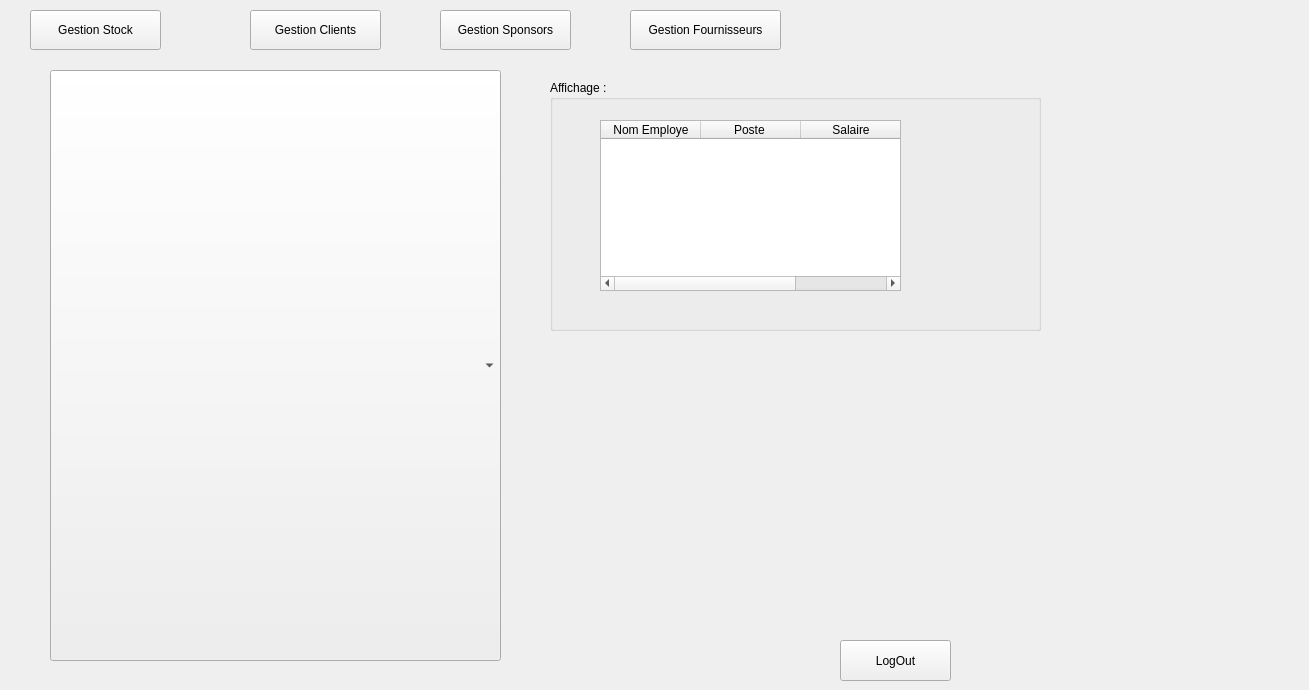
    <widget class="QWidget" name="page_3">
     <widget class="QPushButton" name="btnGestionStock_Page_Employes">
      <property name="geometry">
       <rect>
        <x>30</x>
        <y>10</y>
        <width>131</width>
        <height>40</height>
       </rect>
      </property>
      <property name="text">
       <string>Gestion Stock</string>
      </property>
     </widget>
     <widget class="QPushButton" name="btnGestionClients_Page_Employes">
      <property name="geometry">
       <rect>
        <x>250</x>
        <y>10</y>
        <width>131</width>
        <height>40</height>
       </rect>
      </property>
      <property name="text">
       <string>Gestion Clients</string>
      </property>
     </widget>
     <widget class="QLineEdit" name="lineEdit_16">
      <property name="geometry">
       <rect>
        <x>360</x>
        <y>110</y>
        <width>113</width>
        <height>31</height>
       </rect>
      </property>
     </widget>
     <widget class="QPushButton" name="btnGestionSponsors_Page_Employes">
      <property name="geometry">
       <rect>
        <x>440</x>
        <y>10</y>
        <width>131</width>
        <height>40</height>
       </rect>
      </property>
      <property name="text">
       <string>Gestion Sponsors</string>
      </property>
     </widget>
     <widget class="QPushButton" name="btnGestionFournisseurs_Page_Employes">
      <property name="geometry">
       <rect>
        <x>630</x>
        <y>10</y>
        <width>151</width>
        <height>40</height>
       </rect>
      </property>
      <property name="text">
       <string>Gestion Fournisseurs</string>
      </property>
     </widget>
     <widget class="QLabel" name="label_17">
      <property name="geometry">
       <rect>
        <x>70</x>
        <y>120</y>
        <width>121</width>
        <height>16</height>
       </rect>
      </property>
      <property name="text">
       <string>Nom Employe  :</string>
      </property>
     </widget>
     <widget class="QLabel" name="label_18">
      <property name="geometry">
       <rect>
        <x>70</x>
        <y>170</y>
        <width>131</width>
        <height>20</height>
       </rect>
      </property>
      <property name="text">
       <string>Date de naissances</string>
      </property>
     </widget>
     <widget class="QDateEdit" name="dateEdit_3">
      <property name="geometry">
       <rect>
        <x>360</x>
        <y>170</y>
        <width>110</width>
        <height>26</height>
       </rect>
      </property>
      <property name="styleSheet">
       <string notr="true">font-size: 14px; font-weight: bold; color: #A5D6A7;</string>
      </property>
     </widget>
     <widget class="QLabel" name="label_19">
      <property name="geometry">
       <rect>
        <x>70</x>
        <y>250</y>
        <width>91</width>
        <height>20</height>
       </rect>
      </property>
      <property name="text">
       <string>Etat civil</string>
      </property>
     </widget>
     <widget class="QRadioButton" name="radioButton">
      <property name="geometry">
       <rect>
        <x>160</x>
        <y>250</y>
        <width>101</width>
        <height>24</height>
       </rect>
      </property>
      <property name="styleSheet">
       <string notr="true">font-size: 14px; font-weight: bold; color: white;
</string>
      </property>
      <property name="text">
       <string>Célibataire</string>
      </property>
     </widget>
     <widget class="QRadioButton" name="radioButton_2">
      <property name="geometry">
       <rect>
        <x>340</x>
        <y>250</y>
        <width>131</width>
        <height>24</height>
       </rect>
      </property>
      <property name="styleSheet">
       <string notr="true">font-size: 14px; font-weight: bold; color: #A5D6A7;

</string>
      </property>
      <property name="text">
       <string>Marié(e)</string>
      </property>
     </widget>
     <widget class="QRadioButton" name="radioButton_3">
      <property name="geometry">
       <rect>
        <x>240</x>
        <y>290</y>
        <width>131</width>
        <height>24</height>
       </rect>
      </property>
      <property name="styleSheet">
       <string notr="true">font-size: 14px; font-weight: bold; color: white;
</string>
      </property>
      <property name="text">
       <string>Divorcé(e)</string>
      </property>
     </widget>
     <widget class="QLabel" name="label_20">
      <property name="geometry">
       <rect>
        <x>80</x>
        <y>420</y>
        <width>131</width>
        <height>20</height>
       </rect>
      </property>
      <property name="text">
       <string>Nombre d'enfants :</string>
      </property>
     </widget>
     <widget class="QSpinBox" name="spinBox">
      <property name="geometry">
       <rect>
        <x>310</x>
        <y>420</y>
        <width>42</width>
        <height>26</height>
       </rect>
      </property>
      <property name="styleSheet">
       <string notr="true">font-size: 14px; font-weight: bold; color: #A5D6A7;</string>
      </property>
     </widget>
     <widget class="QLabel" name="label_21">
      <property name="geometry">
       <rect>
        <x>80</x>
        <y>470</y>
        <width>151</width>
        <height>20</height>
       </rect>
      </property>
      <property name="text">
       <string>Année d'experiences : </string>
      </property>
     </widget>
     <widget class="QSpinBox" name="spinBox_2">
      <property name="geometry">
       <rect>
        <x>310</x>
        <y>470</y>
        <width>42</width>
        <height>26</height>
       </rect>
      </property>
      <property name="styleSheet">
       <string notr="true">font-size: 14px; font-weight: bold; color: #A5D6A7;</string>
      </property>
     </widget>
     <widget class="QLabel" name="label_22">
      <property name="geometry">
       <rect>
        <x>80</x>
        <y>560</y>
        <width>91</width>
        <height>20</height>
       </rect>
      </property>
      <property name="text">
       <string>Diplome : </string>
      </property>
     </widget>
     <widget class="QCheckBox" name="checkBox">
      <property name="geometry">
       <rect>
        <x>200</x>
        <y>550</y>
        <width>91</width>
        <height>24</height>
       </rect>
      </property>
      <property name="styleSheet">
       <string notr="true">font-size: 14px; font-weight: bold; color: #A5D6A7;</string>
      </property>
      <property name="text">
       <string>opticien</string>
      </property>
     </widget>
     <widget class="QCheckBox" name="checkBox_3">
      <property name="geometry">
       <rect>
        <x>200</x>
        <y>590</y>
        <width>111</width>
        <height>24</height>
       </rect>
      </property>
      <property name="styleSheet">
       <string notr="true">font-size: 14px; font-weight: bold; color: #A5D6A7;</string>
      </property>
      <property name="text">
       <string>vendeure</string>
      </property>
     </widget>
     <widget class="QCheckBox" name="checkBox_2">
      <property name="geometry">
       <rect>
        <x>200</x>
        <y>620</y>
        <width>161</width>
        <height>24</height>
       </rect>
      </property>
      <property name="styleSheet">
       <string notr="true">font-size: 14px; font-weight: bold; color: #A5D6A7;</string>
      </property>
      <property name="text">
       <string>employe de stock</string>
      </property>
     </widget>
     <widget class="QLabel" name="label_25">
      <property name="geometry">
       <rect>
        <x>70</x>
        <y>210</y>
        <width>141</width>
        <height>20</height>
       </rect>
      </property>
      <property name="text">
       <string>Date d'embauche</string>
      </property>
     </widget>
     <widget class="QDateEdit" name="dateEdit_4">
      <property name="geometry">
       <rect>
        <x>360</x>
        <y>210</y>
        <width>110</width>
        <height>26</height>
       </rect>
      </property>
      <property name="styleSheet">
       <string notr="true">font-size: 14px; font-weight: bold; color: #A5D6A7;</string>
      </property>
     </widget>
     <widget class="QLabel" name="label_26">
      <property name="geometry">
       <rect>
        <x>70</x>
        <y>350</y>
        <width>63</width>
        <height>20</height>
       </rect>
      </property>
      <property name="text">
       <string>Poste :</string>
      </property>
     </widget>
     <widget class="QLabel" name="label_27">
      <property name="geometry">
       <rect>
        <x>310</x>
        <y>350</y>
        <width>63</width>
        <height>20</height>
       </rect>
      </property>
      <property name="text">
       <string>Salaire : </string>
      </property>
     </widget>
     <widget class="QLineEdit" name="lineEdit_17">
      <property name="geometry">
       <rect>
        <x>140</x>
        <y>350</y>
        <width>113</width>
        <height>21</height>
       </rect>
      </property>
     </widget>
     <widget class="QLineEdit" name="lineEdit_18">
      <property name="geometry">
       <rect>
        <x>380</x>
        <y>350</y>
        <width>113</width>
        <height>20</height>
       </rect>
      </property>
     </widget>
     <widget class="QPushButton" name="btnBack_Page_Employes">
      <property name="geometry">
       <rect>
        <x>840</x>
        <y>640</y>
        <width>111</width>
        <height>41</height>
       </rect>
      </property>
      <property name="text">
       <string>LogOut</string>
      </property>
     </widget>
     <widget class="QLabel" name="label_46">
      <property name="geometry">
       <rect>
        <x>1120</x>
        <y>40</y>
        <width>180</width>
        <height>120</height>
       </rect>
      </property>
      <property name="text">
       <string/>
      </property>
      <property name="pixmap">
       <pixmap resource="resoources.qrc">:/images/a.png</pixmap>
      </property>
     </widget>
     <widget class="QGroupBox" name="groupBox_10">
      <property name="geometry">
       <rect>
        <x>550</x>
        <y>80</y>
        <width>491</width>
        <height>251</height>
       </rect>
      </property>
      <property name="title">
       <string>Affichage : </string>
      </property>
      <widget class="QTableWidget" name="tableWidget_4">
       <property name="geometry">
        <rect>
         <x>50</x>
         <y>40</y>
         <width>301</width>
         <height>171</height>
        </rect>
       </property>
       <property name="columnCount">
        <number>3</number>
       </property>
       <column>
        <property name="text">
         <string>Nom Employe</string>
        </property>
       </column>
       <column>
        <property name="text">
         <string>Poste </string>
        </property>
       </column>
       <column>
        <property name="text">
         <string>Salaire</string>
        </property>
       </column>
      </widget>
     </widget>
     <widget class="QComboBox" name="comboBox_4">
      <property name="geometry">
       <rect>
        <x>50</x>
        <y>70</y>
        <width>451</width>
        <height>591</height>
       </rect>
      </property>
     </widget>
     <widget class="QLabel" name="labelImage_4">
      <property name="geometry">
       <rect>
        <x>570</x>
        <y>410</y>
        <width>400</width>
        <height>191</height>
       </rect>
      </property>
      <property name="text">
       <string/>
      </property>
      <property name="pixmap">
       <pixmap resource="resoources.qrc">:/images/stat.jpg</pixmap>
      </property>
      <property name="scaledContents">
       <bool>true</bool>
      </property>
     </widget>
     <zorder>btnGestionStock_Page_Employes</zorder>
     <zorder>btnGestionClients_Page_Employes</zorder>
     <zorder>lineEdit_16</zorder>
     <zorder>btnGestionSponsors_Page_Employes</zorder>
     <zorder>btnGestionFournisseurs_Page_Employes</zorder>
     <zorder>label_17</zorder>
     <zorder>label_18</zorder>
     <zorder>dateEdit_3</zorder>
     <zorder>label_19</zorder>
     <zorder>radioButton</zorder>
     <zorder>radioButton_2</zorder>
     <zorder>radioButton_3</zorder>
     <zorder>label_20</zorder>
     <zorder>spinBox</zorder>
     <zorder>label_21</zorder>
     <zorder>spinBox_2</zorder>
     <zorder>label_22</zorder>
     <zorder>checkBox</zorder>
     <zorder>checkBox_3</zorder>
     <zorder>checkBox_2</zorder>
     <zorder>label_25</zorder>
     <zorder>dateEdit_4</zorder>
     <zorder>label_26</zorder>
     <zorder>label_27</zorder>
     <zorder>lineEdit_17</zorder>
     <zorder>lineEdit_18</zorder>
     <zorder>btnBack_Page_Employes</zorder>
     <zorder>label_46</zorder>
     <zorder>groupBox_10</zorder>
     <zorder>labelImage_4</zorder>
     <zorder>comboBox_4</zorder>
    </widget>
